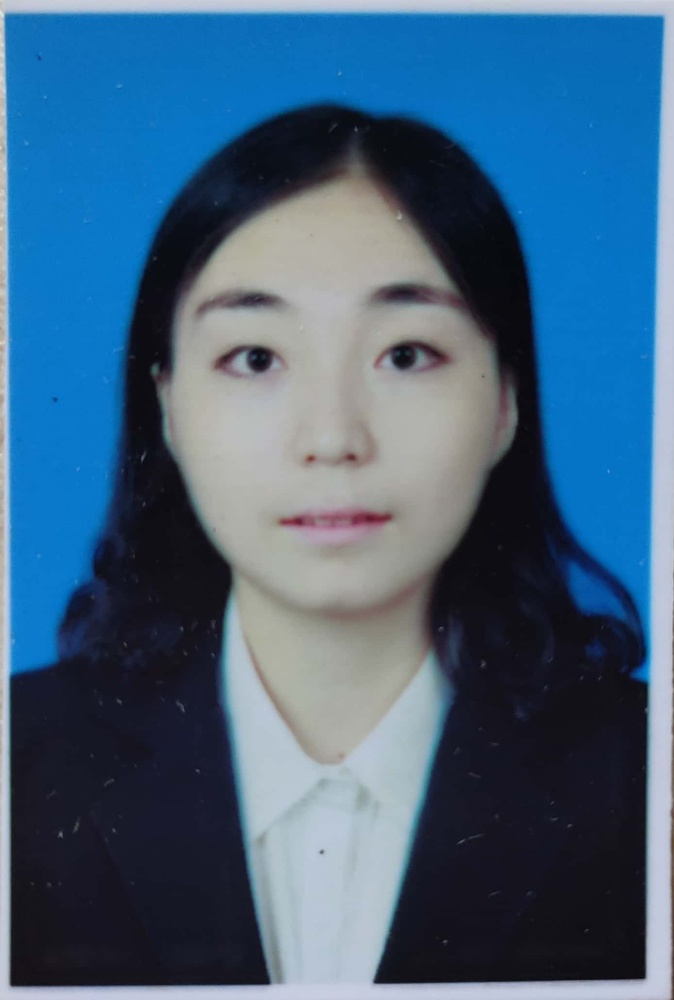
#> input picture other_notes/imgs/photo_bottom_exchange/xiaokuoai.jpg, 674 x 1000 px, shrunk from 1388 x 2060 before the run
$ jupyter execute photo_bottom_exchange.ipynb
#> lines starting #> are read from the running program, lines starting #| are printed output that depends on the picture
# 证件照换底

[cell 1]
import matplotlib.pyplot as plt
import numpy as np
import cv2

[cell 2]
img_path = "imgs/photo_bottom_exchange/xiaokuoai.jpg"

[cell 3]
img = cv2.imread(img_path)
#> img is the input picture: shape (1000, 674, 3); mean B, G, R 126.4, 98.2, 65.9

[cell 4]
img.shape
#> Out = (1000, 674, 3)

[cell 5]
img = cv2.cvtColor(img, cv2.COLOR_BGR2RGB)

[cell 6]
plt.imshow(img)

[cell 7]
b = img[:,:,0]
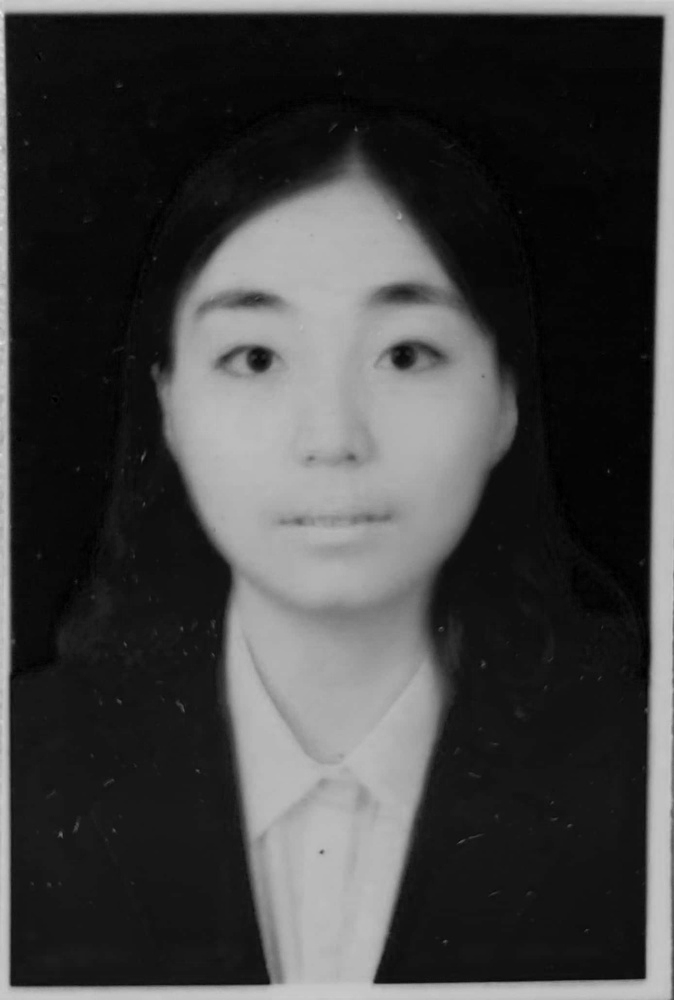
#> b: shape (1000, 674); min 0, max 235, mean 65.9
g = img[:,:,1]
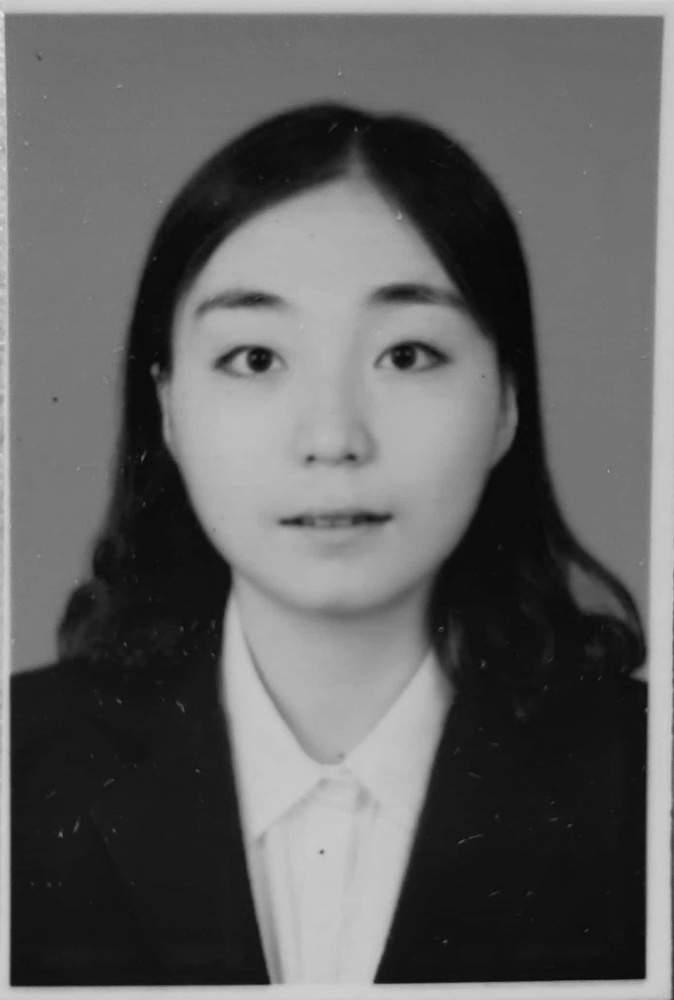
#> g: shape (1000, 674); min 6, max 234, mean 98.2
r = img[:,:,2]
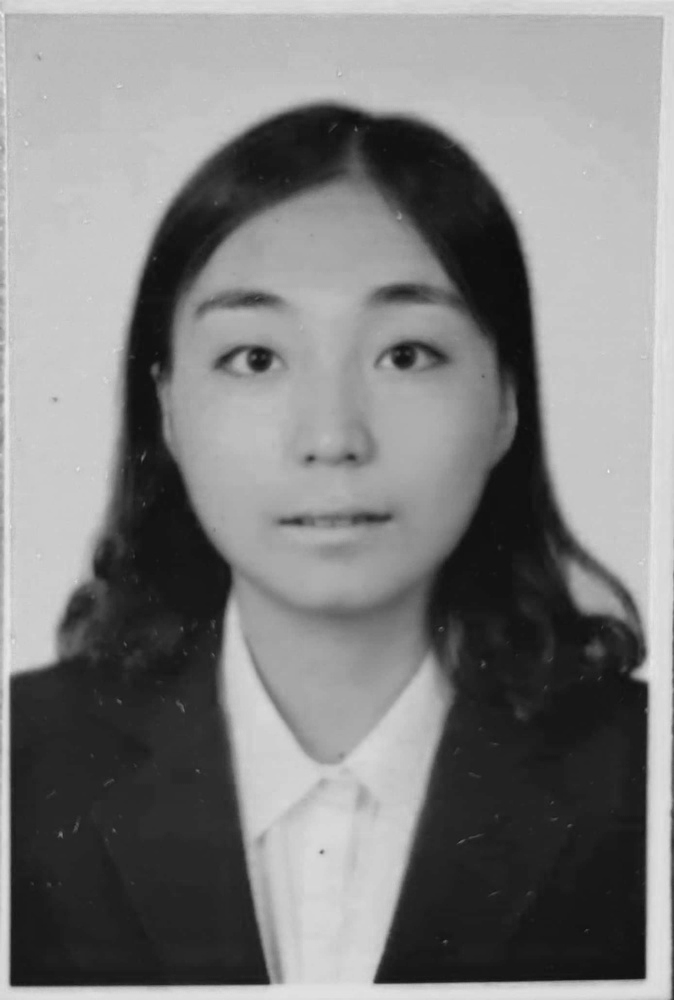
#> r: shape (1000, 674); min 12, max 247, mean 126.4

[cell 8]
n, bins = np.histogram(b, bins=list(range(256)))
#> n = 255 values, max 33510 at index 21, min 0 at index 220, mean 2643.1; bins = 256 values from 0 to 255

[cell 9]
_ = plt.hist(b.flatten(), bins=256)
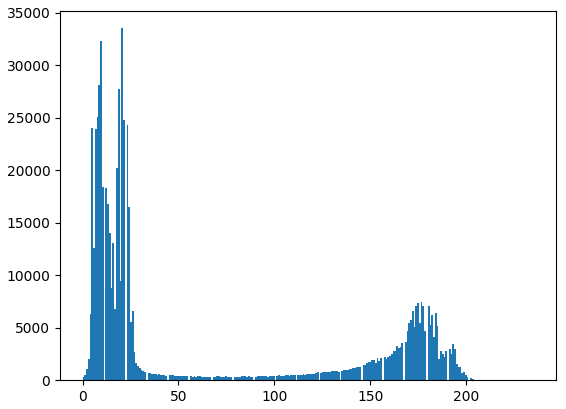
#> figure drawn by matplotlib, 1 panel; tallest bar 33510 high, from x = 20.2 to 21.11

[cell 10]
_= plt.hist(g.flatten(), bins=256)
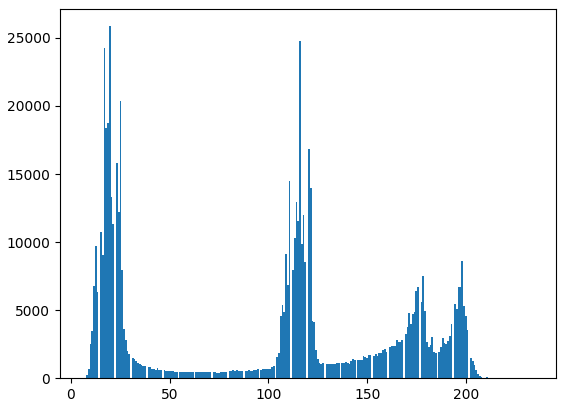
#> figure drawn by matplotlib, 1 panel; tallest bar 25861 high, from x = 19.36 to 20.25

[cell 11]
_=plt.hist(r.flatten(), bins=256)
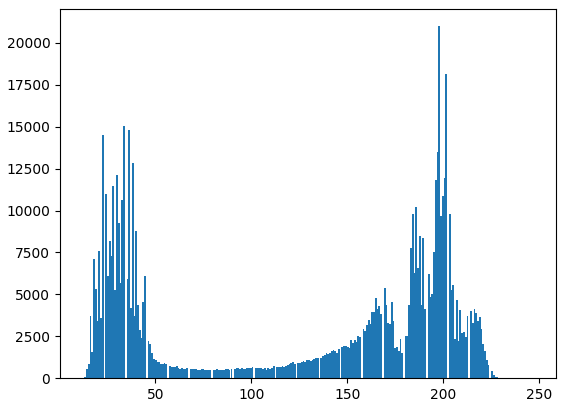
#> figure drawn by matplotlib, 1 panel; tallest bar 20997 high, from x = 197.4 to 198.3

[cell 12]
img.take(b > r).shape
#> Out = (1000, 674)
